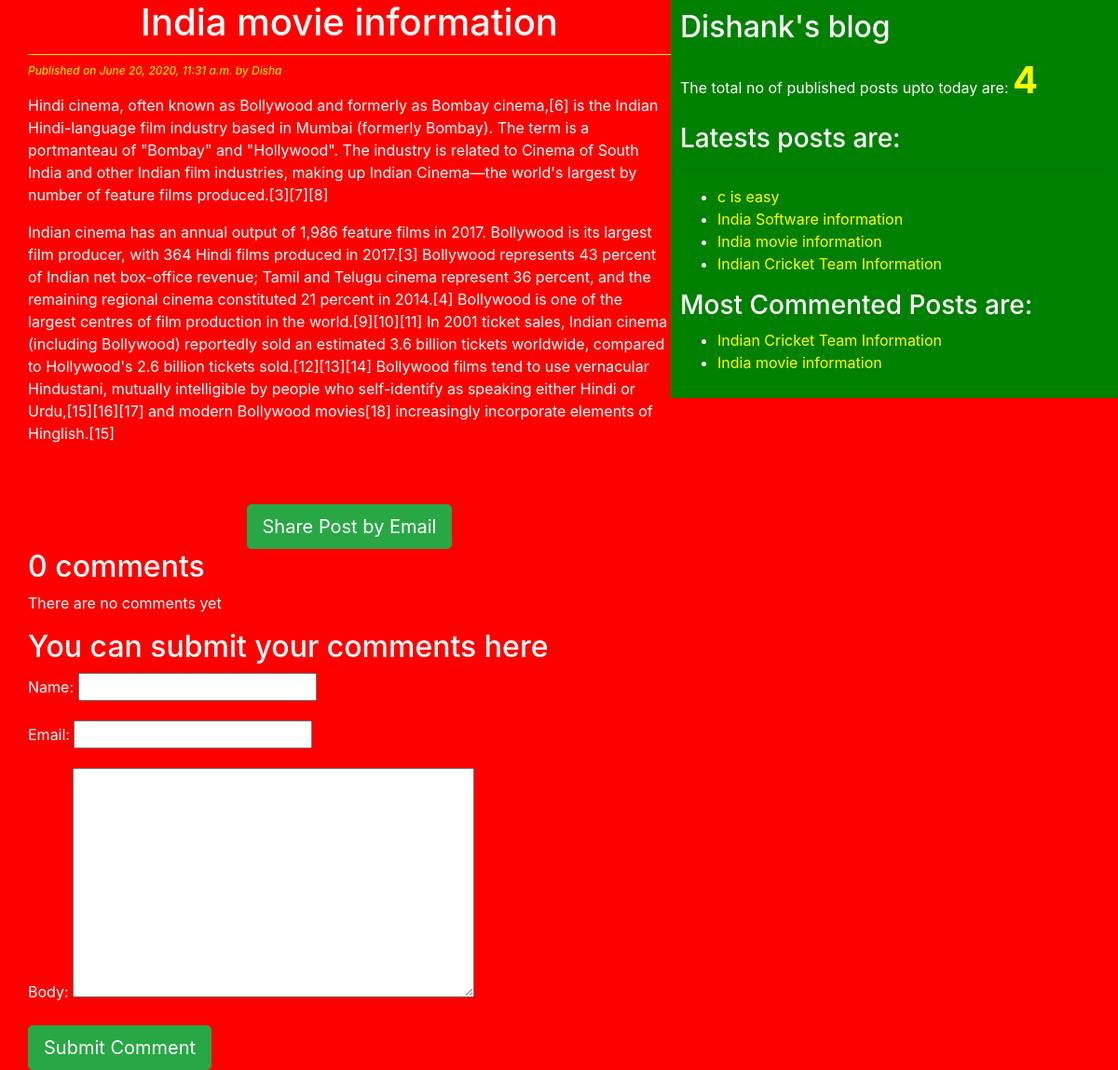
The app's page /2020/06/20/india-movie-information/ with its own data.
### blog/models.py (models this page shows, shortened)
class Post(models.Model):
    STATUS_CHOICES=(('draft','Draft'),('published','Published'))
    title=models.CharField(max_length=256)
    slug=models.SlugField(max_length=264,unique_for_date='publish')
    author=models.ForeignKey(User,related_name='blog_posts',on_delete=models.CASCADE)
    body=models.TextField()
    publish=models.DateTimeField(default=timezone.now)
    created=models.DateTimeField(auto_now_add=True)
    updated=models.DateTimeField(auto_now=True)
    status=models.CharField(max_length=10,choices=STATUS_CHOICES,default='draft')
    objects=CustomManager()
    tags=TaggableManager()
    class Meta:
        ordering=('-publish',)
    def get_absolute_url(self):
        return reverse('post_detail',args=[self.publish.year,self.publish.strftime('%m'),self.publish.strftime('%d'),self.slug])

### blog/views.py (the view)
# urls.py: re_path(r'^(?P<year>\d{4})/(?P<month>\d{2})/(?P<day>\d{2})/(?P<post>[-\w]+)/', views.post_detail_views,name='post_detail'),
def post_detail_views(request,year,month,day,post):
    post=get_object_or_404(Post,slug=post,status='published',publish__year=year,publish__month=month,publish__day=day)
    comments=post.comments.filter(active=True)
    csubmit=False
    if request.method=='POST':
        form=CommentForm(request.POST)
        if form.is_valid:
            new_comment=form.save(commit=False)
            new_comment.post=post
            new_comment.save()
            csubmit=True
    else:
        form=CommentForm()
    return render(request,'blog/post_detail.html',{'post':post,'form':form,'csubmit':csubmit,'comments':comments})

### blog/forms.py
class CommentForm(forms.ModelForm):
    class Meta:
        model=Comments
        fields=('name','email','body')

### blog/models.py (called while the page is built)
    def get_queryset(self):
        return super().get_queryset().filter(status='published')

### blog/templatetags/blog_tags.py (called while the page is built)
@register.simple_tag(name='my_tag')
def total_posts():
    return Post.objects.count()

@register.inclusion_tag('blog/latest_posts123.html')
def show_latest_posts(count):
    latest_posts=Post.objects.order_by('-publish')[:count]
    return {'latest_posts':latest_posts}

@register.simple_tag
def get_most_commented_posts(count=2):
    return Post.objects.annotate(total_comments=Count('comments')).order_by('-total_comments')[:count]

### templates/blog/post_detail.html (shortened to what this page needs)
{%extends 'blog/base.html'%}
  {%block content%}
    <h1>{{post.title}}</h1>
    <p id='date'>Published on {{post.publish}} by {{post.author|title}} </p>
    {{post.body|linebreaks}}<br><br>
    <div class="container" align='center'>
      <a href="/{{post.id}}/share" class='btn btn-success btn-lg'>Share Post by Email</a>
    </div>
    {% with comments.count as comments_count%}
      <h2>{{comments_count}} comment{{comments_count|pluralize}}</h2>
    {%endwith%}
    {%if comments%}
      {%for comment in comments %}
        <p id='ch'>Comment {{forloop.counter}} by {{comment.name}} on {{comment.created}}</p>
        <div class="cb">
          {{comment.body|linebreaks}}<hr>
        </div>
      {%endfor%}
    {%else%}
      <p>There are no comments yet</p>
    {%endif%}
    {%if csubmit%}
      <h2>Your comment was added Successfully</h2>
    {%else%}
    <h2>You can submit your comments here</h2>
    <form method="post">
      {{form.as_p}}
      <input type="submit" name="" class='btn btn-lg btn-success' value="Submit Comment">
    {%endif%}
    </form>
  {%endblock%}

### templates/blog/base.html (shortened to what this page needs)
<!DOCTYPE html>
{%load blog_tags%}
{%load static%}
<html lang="en" dir="ltr">
  <head>
    <link rel="stylesheet" href="https://stackpath.bootstrapcdn.com/bootstrap/4.5.0/css/bootstrap.min.css">
  <link rel="stylesheet" href="{%static '/css/blog.css'%}">
</head>
  <body>
    <div class="content">
        {%block content%}
        {%endblock%}
    </div>
    <div class="sidebar">
        <h2>Dishank's blog</h2>
        <p>The total no of published posts upto today are: <span id="pcount">{%my_tag%}</span></p>
        <h3>Latests posts are:</h3><hr>{%show_latest_posts 10%}
        <h3>Most Commented Posts are:</h3>
        {%get_most_commented_posts as most_commented_posts%}
        <ul>
        {% for post in most_commented_posts %}
            <li> <a href="{{post.get_absolute_url}}">{{post.title}}</a> </li>
        {% endfor %}
        </ul>
    </div>
  </body>
</html>

### templates/blog/latest_posts123.html
<ul>
{% for post in latest_posts %}
    <li> <a href="{{post.get_absolute_url}}">{{post.title}}</a> </li>
{% endfor %}
</ul>

### static/css/blog.css (style rules this page uses)
.content { width: 60%; float: left; padding: 0 0 0 30px; background: red; height: 100%; }
.sidebar { width: 40%; float: right; padding: 10px; background: green; height: 100%; }
h1 { text-align: center; border-bottom: 1px solid yellow; padding-bottom: 10px; }
body { color: white; background-color: red; }
#date { color: yellow; font-size: 12px; font-style: italic; }
a { color: yellow; }
#pcount { font-size: 40px; color: yellow; font-weight: bold; }

### records on screen
Post: title "India movie information", publish "June 20, 2020, 11:31 a.m.", author "Disha", body "Hindi cinema, often known as Bollywood and formerly as Bombay cinema,[6] is the Indian Hindi-language film industry based in Mumbai (formerly Bombay). The term is a portmanteau of \"Bombay\" and \"Hollywood\". The industry is related to Cinema of South India and other Indian film industries, making up Indian Cinema—the world's largest by number of feature films produced.[3][7][8] Indian cinema has an annual output of 1,986 feature films in 2017. Bollywood is its largest film producer, with 364 Hindi films produced in 2017.[3] Bollywood represents 43 percent of Indian net box-office revenue; Tamil and Telugu cinema represent 36 percent, and the remaining regional cinema constituted 21 percent in…"
Post: title "c is easy"
Post: title "India Software information"
Post: title "Indian Cricket Team Information"

### other values on screen
{{ comments_count }} "0"
